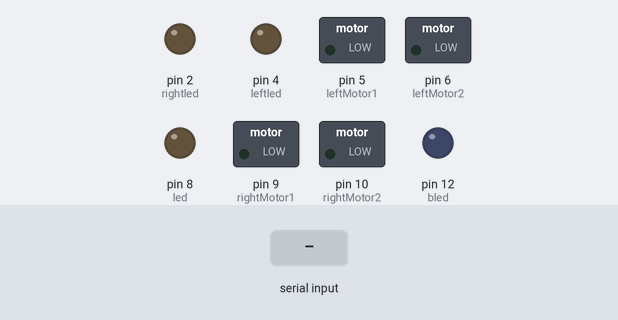
This sketch was run on a simulated Arduino Uno, built with avr-gcc and run on an emulated ATmega328P. Parts: switched loads named in the sketch (green lamp = pin HIGH), output pins drawn as LEDs (lit = HIGH). Dashed ring = blinking. The test bench sets the inputs (shaded band).

Above: at 1.2 s.
1.3 s: "LI" received over Serial
At 2.1 s:
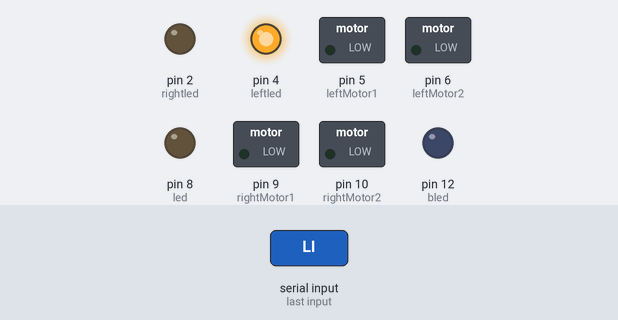
4.3 s: "ON" received over Serial
At 5.8 s:
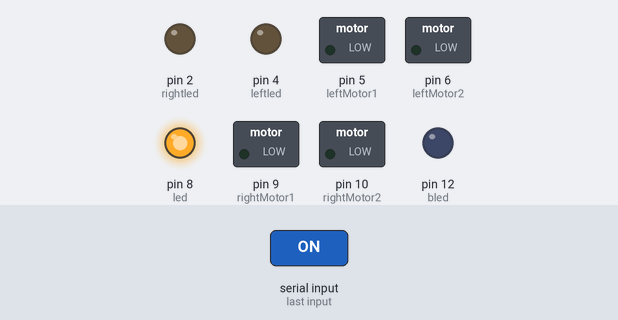
6.8 s: "BON" received over Serial
At 7.1 s:
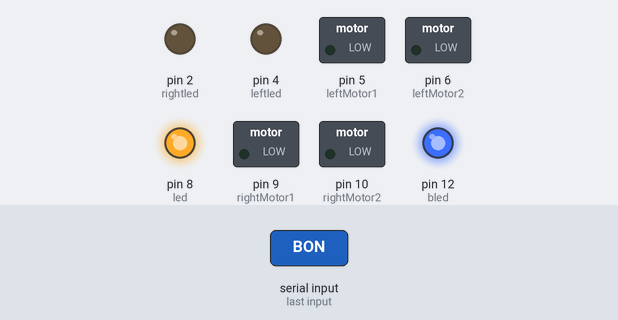
8.3 s: "OFF" received over Serial
At 9.3 s:
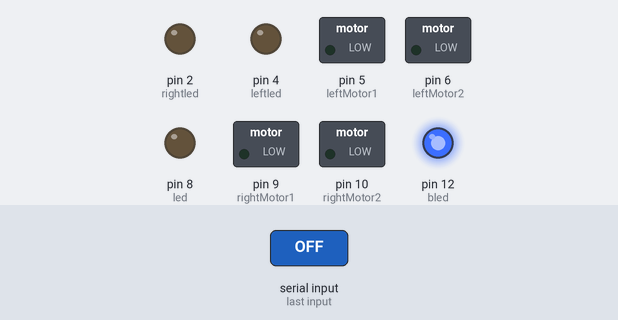
9.8 s: "RI" received over Serial
At 10.6 s:
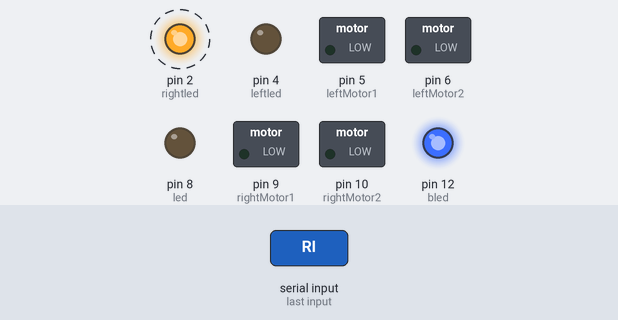
12.8 s: "PI" received over Serial
At 14.6 s:
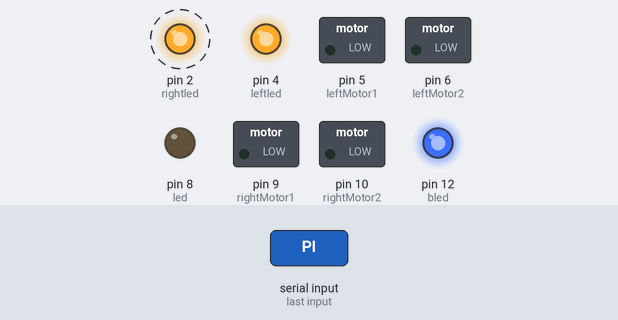
Timing chart, 0 to 16.8 s (numbered marks = the images above; inputs shaded):
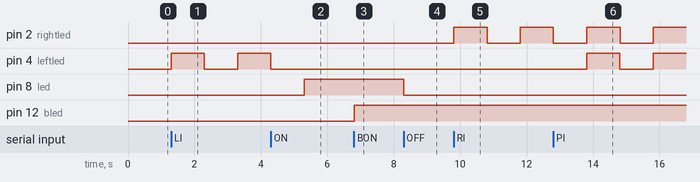

The sketch:

latest_test.ino
```cpp
char command;
String string;
boolean ledon = false;
boolean bledon = false;
boolean leftion = false;
boolean rightion = false;
boolean motoron = false;
boolean parking = false;
#define led 8
#define bled 12
#define leftled 4
#define rightled 2
#define rightMotor1 9 // bo motors
#define rightMotor2 10
#define leftMotor1 5 // bo motors
#define leftMotor2 6


      void setup()
  {
    Serial.begin(9600);
    pinMode(rightMotor1, OUTPUT);
    pinMode(rightMotor2, OUTPUT);
    pinMode(leftMotor1, OUTPUT);
    pinMode(leftMotor2, OUTPUT);
    pinMode(led, OUTPUT);
    pinMode(bled, OUTPUT);
    pinMode(leftled, OUTPUT);
    pinMode(rightled, OUTPUT);
  }

  void loop()
  {
    if (Serial.available() > 0)
    {string = "";}

    while(Serial.available() > 0)
    {
      command = ((byte)Serial.read());

      if(command == ':')
      {
        break;
      }

      else
      {
        string += command;
      }

      delay(1);
    }


    if(string == "ON")
    {
        ledOn();
        ledon = true;


    }

    if(string =="OFF")
    {
        ledOff();
      ledon = false;
    }

    if(string == "BON")
    {
        bledOn();
        bledon = true;
    }


if(string == "BOFF")
    {
        bledOff();
        bledon = false;
    }

     if(string == "LI")
    {
        leftledOn();
        leftion = true;
    }

     if(string == "RI")
    {
        rightledOn();
        rightion = true;
    }

     if(string == "PI")
    {
        parkingOn();


    }
     if(string == "PIOS")
    {
        parkingOff();
    }


    if(string =="DIS")
    {
    analogWrite(rightMotor1,0);
    analogWrite(rightMotor2,0);
      ledOff();
      bledOff();
      ledon = false;
      bledon = false;
      motoron=false;
      rightion=false;
      leftion=false;
    }

     if(string == "FOR")
    {
    analogWrite(rightMotor1,220);
    analogWrite(rightMotor2,0);
    analogWrite(leftMotor1,220);
    analogWrite(leftMotor2,0);
    motoron=true;
    delay(10);

    }


     if(string == "REV")
    {
    analogWrite(rightMotor1,0);
    analogWrite(rightMotor2,220);
    analogWrite(leftMotor1,0);
    analogWrite(leftMotor2,220);
    delay(10);

    }


    if(string == "LEFT")
    {
    analogWrite(rightMotor1,220);
    analogWrite(rightMotor2,0);
    delay(10);
    }


    if(string == "RIGHT")
    {
    analogWrite(leftMotor1,220);
    analogWrite(leftMotor2,0);
    delay(10);
    }


     if(string == "STOP")
    {
        analogWrite(rightMotor1,0);
    analogWrite(rightMotor2,0);
    analogWrite(leftMotor1,0);
    analogWrite(leftMotor2,0);

    motoron=false;
    delay(10);

    }

 }

void ledOn()
   {
      digitalWrite(led, HIGH);
      delay(10);
    }

 void ledOff()
 {
      digitalWrite(led, LOW);
      delay(10);
 }

 void bledOn()
   {
      digitalWrite(bled, HIGH);
      delay(10);
    }

  void bledOff()
   {
      digitalWrite(bled, LOW);
      delay(10);
    }

  void leftledOn()
   {
      digitalWrite(leftled, HIGH);
      delay(1000);
digitalWrite(leftled, LOW);
      delay(1000);

    }


     void rightledOn()
   {
      digitalWrite(rightled, HIGH);
      delay(1000);
digitalWrite(rightled, LOW);
      delay(1000);

    }

     void parkingOn()
   {
      digitalWrite(rightled, HIGH);
      digitalWrite(leftled, HIGH);
      delay(1000);
      digitalWrite(leftled, LOW);
      digitalWrite(rightled, LOW);
      delay(1000);

    }


     void parkingOff()
   {

      digitalWrite(leftled, LOW);
      digitalWrite(rightled, LOW);

    }
```

Measured:
- after the input at 1.3 s, pin 4 (leftled): LOW → HIGH at once, → LOW 1.0 s later, → HIGH 1.0 s later
- after the input at 4.3 s, pin 4 (leftled): goes on until 4.3 s, then stays LOW; pin 8 (led): LOW → HIGH after 1.0 s
- after the input at 6.8 s, pin 12 (bled): LOW → HIGH at once
- after the input at 8.3 s, pin 8 (led): HIGH → LOW at once
- after the input at 9.8 s, pin 2 (rightled): LOW → HIGH at once, → LOW 1.0 s later, → HIGH 1.0 s later
- after the input at 12.8 s, pin 4 (leftled): LOW → HIGH after 1.0 s, → LOW 1.0 s later, → HIGH 1.0 s later
